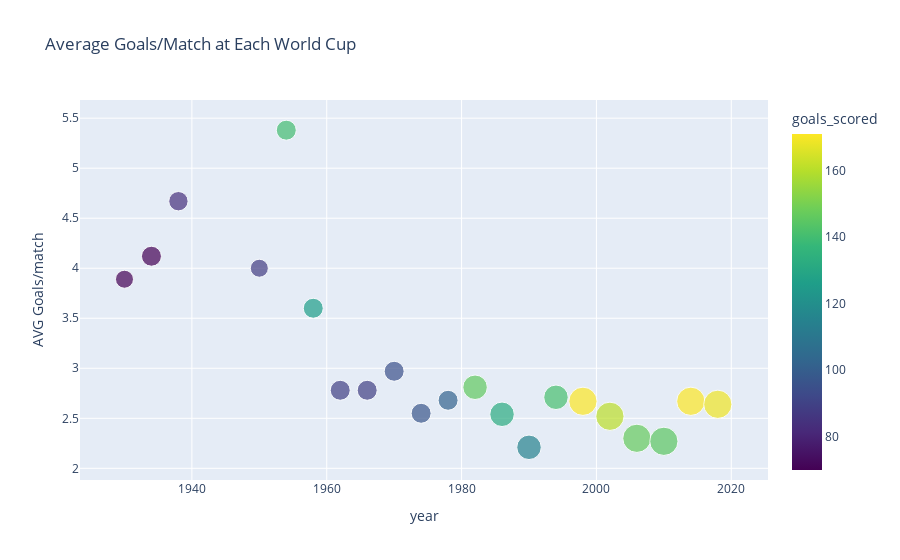

The cell this chart's notebook holds for it:
### Code cell
px.scatter(wc_df,x='year',y='AVG Goals/match',color='goals_scored',size='teams',title='Average Goals/Match at Each World Cup',
          color_continuous_scale=px.colors.sequential.Viridis)

### Figure 1 — Plotly figure (JSON) as saved in the notebook; plotly's stock layout.template omitted (floating-point values rounded to 4 significant figures)
{"data": [{"hovertemplate": "year=%{x}<br>AVG Goals/match=%{y}<br>teams=%{marker.size}<br>goals_scored=%{marker.color}<extra></extra>", "legendgroup": "", "marker": {"color": [70, 70, 84, 88, 140, 126, 89, 89, 95, 97, 102, 146, 132, 115, 141, 171, 161, 147, 145, 171, 169], "coloraxis": "coloraxis", "size": [13, 16, 15, 13, 16, 16, 16, 16, 16, 16, 16, 24, 24, 24, 24, 32, 32, 32, 32, 32, 32], "sizemode": "area", "sizeref": 0.08, "symbol": "circle"}, "mode": "markers", "name": "", "orientation": "v", "showlegend": false, "type": "scatter", "x": [1930, 1934, 1938, 1950, 1954, 1958, 1962, 1966, 1970, 1974, 1978, 1982, 1986, 1990, 1994, 1998, 2002, 2006, 2010, 2014, 2018], "xaxis": "x", "y": [3.89, 4.12, 4.67, 4, 5.38, 3.6, 2.78, 2.78, 2.97, 2.55, 2.68, 2.81, 2.54, 2.21, 2.71, 2.67, 2.52, 2.3, 2.27, 2.67, 2.64], "yaxis": "y"}], "layout": {"coloraxis": {"colorbar": {"title": {"text": "goals_scored"}}, "colorscale": [[0, "#440154"], [0.1111, "#482878"], [0.2222, "#3e4989"], [0.3333, "#31688e"], [0.4444, "#26828e"], [0.5556, "#1f9e89"], [0.6667, "#35b779"], [0.7778, "#6ece58"], [0.8889, "#b5de2b"], [1, "#fde725"]]}, "legend": {"itemsizing": "constant", "tracegroupgap": 0}, "title": {"text": "Average Goals/Match at Each World Cup"}, "xaxis": {"anchor": "y", "domain": [0, 1], "title": {"text": "year"}}, "yaxis": {"anchor": "x", "domain": [0, 1], "title": {"text": "AVG Goals/match"}}}}
